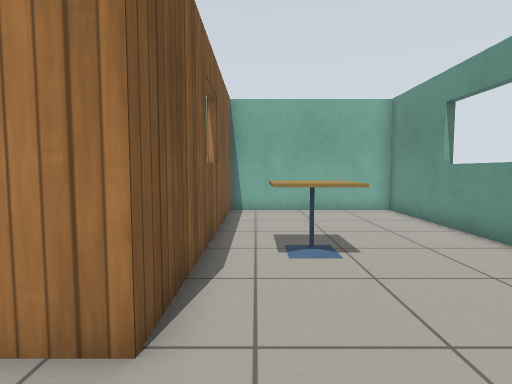
View 1 (above)

22 first-person views from a walk through a Gazebo world. The camera is 0.9 m above the floor, tilts 4° down and sees 80° across. The floor is counted in squares, 0.5 m on a side. Each view is taken from the middle of a square. On the plan, view 1 faces up. The plan holds only what a view shows up to about 16 squares ahead; the rest is blank. The place goes on beyond the plan. Robots are left out. Gazebo's built-in surfaces are drawn with simple patterns.

View 2
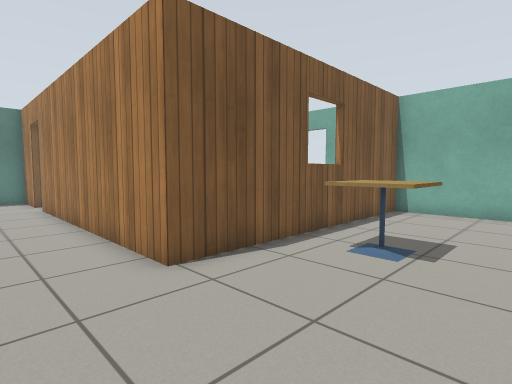

View 3
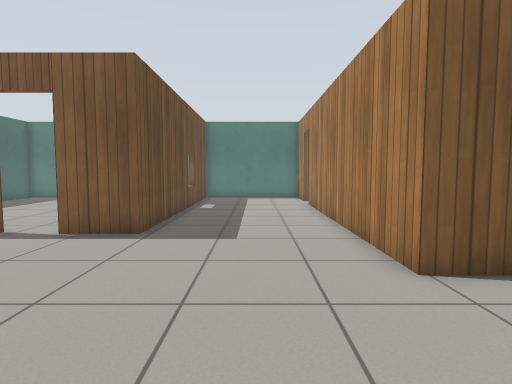

View 4
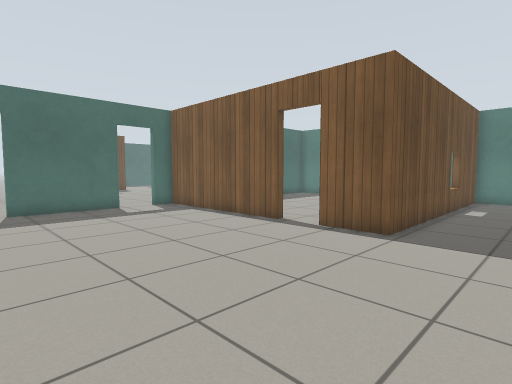

View 5
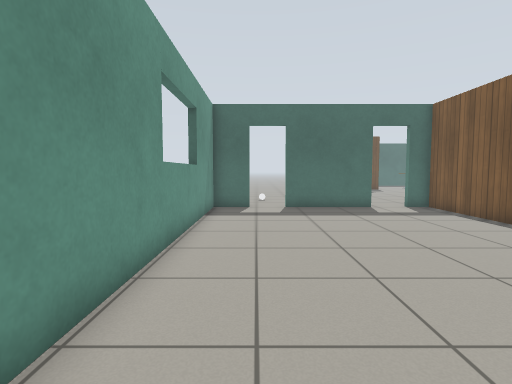

View 6
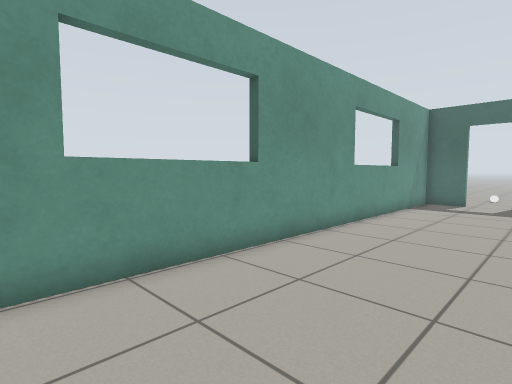

View 7
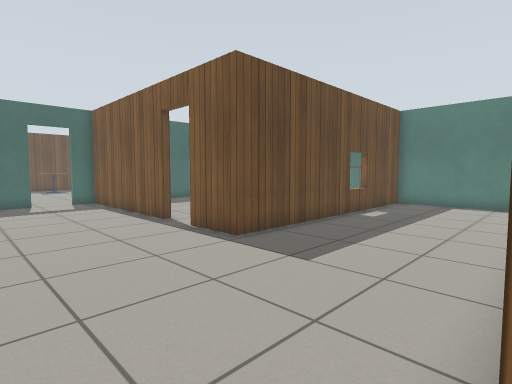

View 8
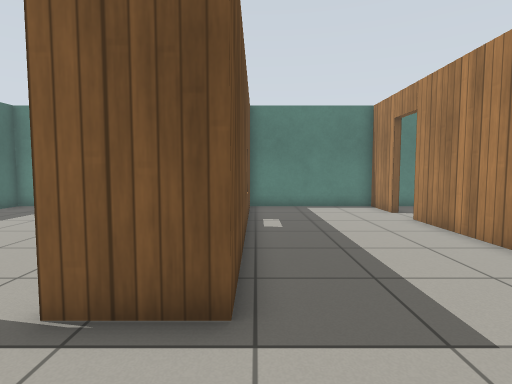

View 9
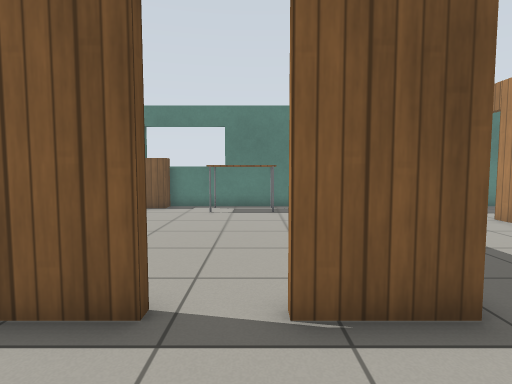

View 10
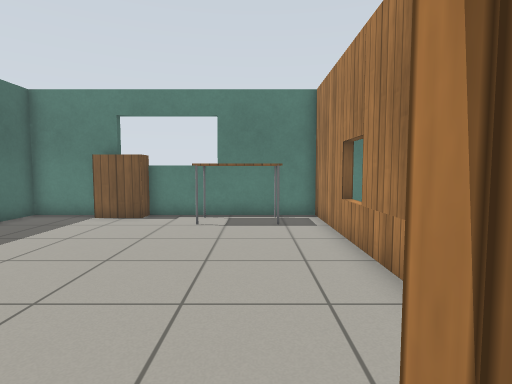

View 11
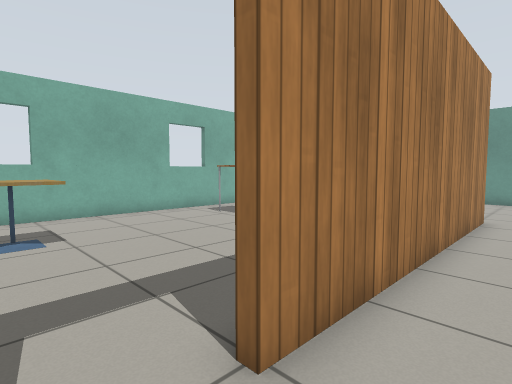

View 12
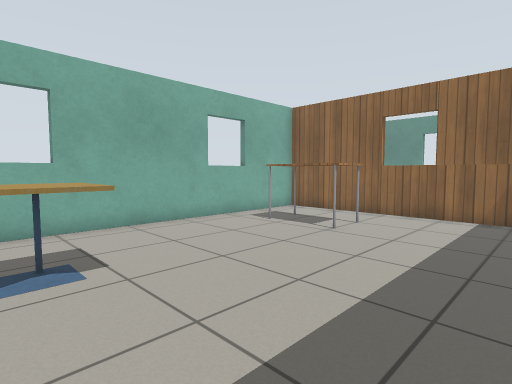

View 13
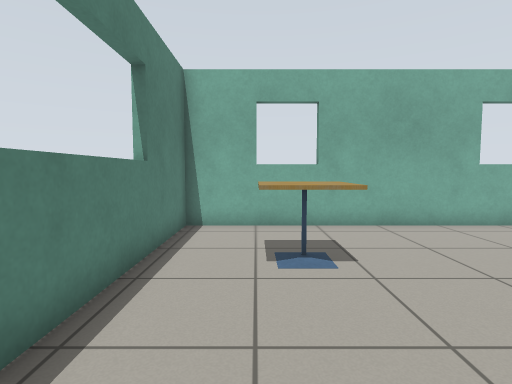

View 14
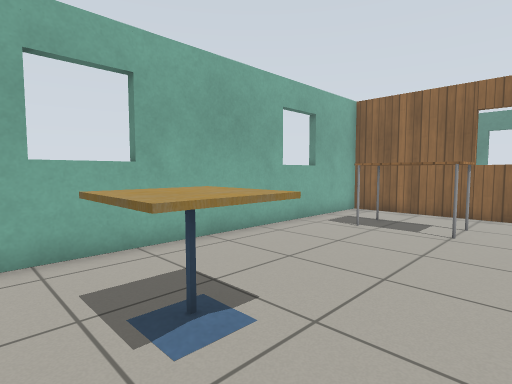

View 15
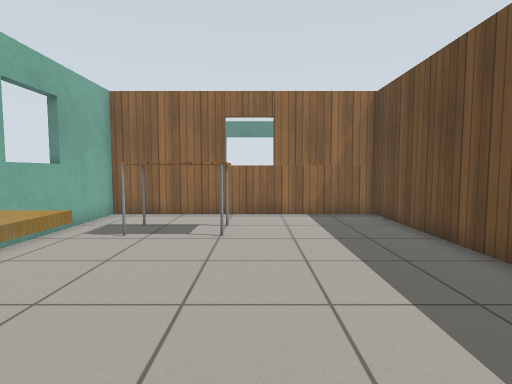

View 16
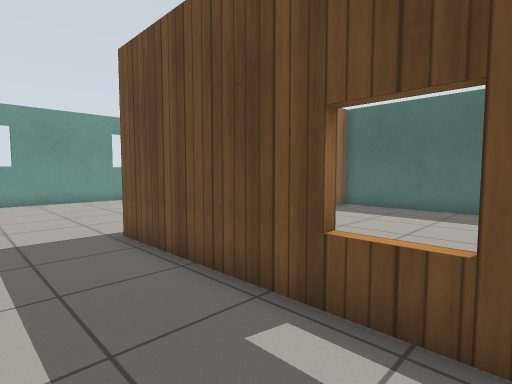

View 17
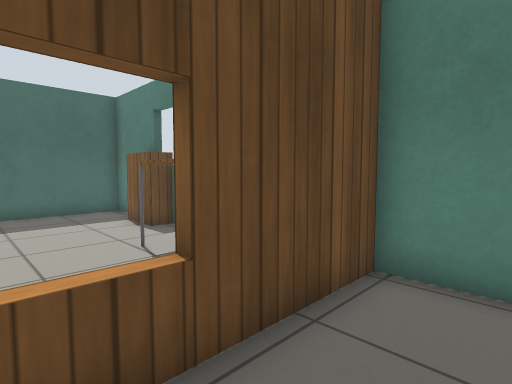

View 18
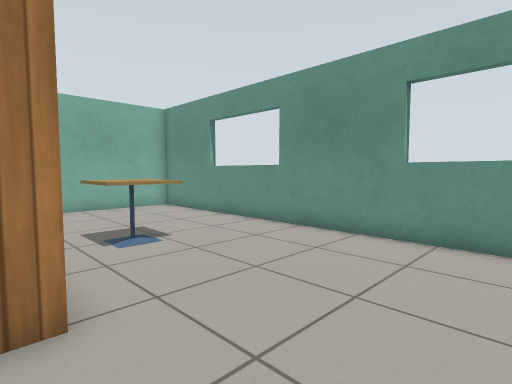

View 19
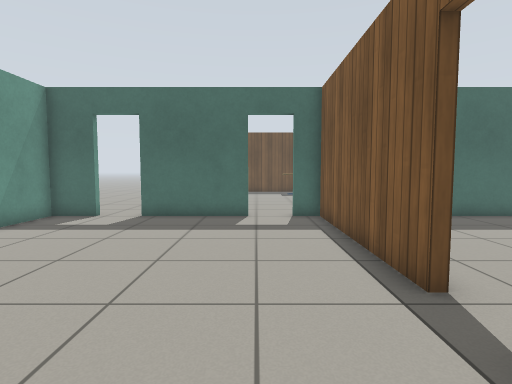

View 20
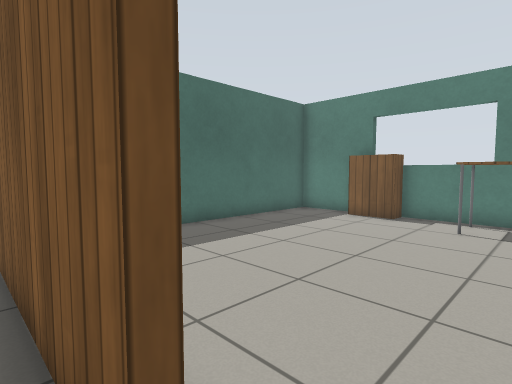

View 21
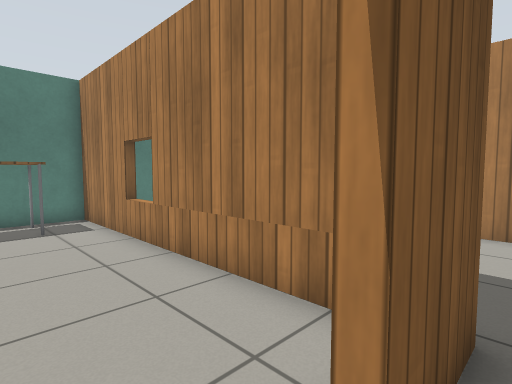

View 22
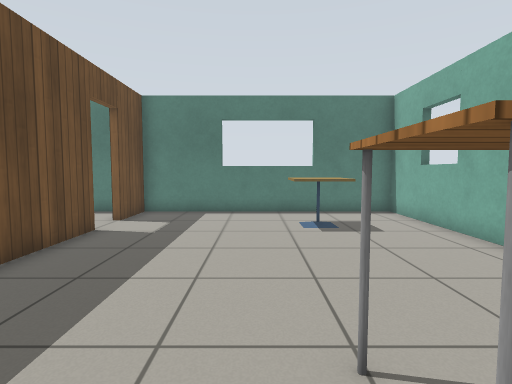

### Floor plan
Ten units are one square. View 1 is at (0, 0); x grows to the right and y downward. Boxes are objects, and circles mark ways between rooms. Rooms are numbered by the first view taken in them; rooms with no view inside come last. Other rooms are left out.
<svg viewBox="-170 -144 236 299">
<path fill="none" stroke="#000" d="M-45 74 -45 150 -35 150M-17 150 25 150M-139 -28 -163 -28 -163 33 -45 33 -45 56M43 150 61 150 61 -139 -12 -139 -12 -28 -123 -28M-123 -31 -15 -31 -15 -139 -163 -139 -163 -31 -139 -31M-163 74 -163 95M-163 124 -163 150 -51 150M-60 36 -163 36 -163 56M-48 147 -48 139"/>
<rect x="-5" y="-85" width="30" height="30" fill="#bbb"><title>cafe table</title></rect>
<rect x="-145" y="-115" width="30" height="30" fill="#bbb"><title>cafe table</title></rect>
<rect x="-65" y="-125" width="30" height="40" fill="#bbb"><title>table</title></rect>
<rect x="-165" y="95" width="10" height="30" fill="#bbb"><title>bookshelf</title></rect>
<rect x="-165" y="45" width="30" height="40" fill="#bbb"><title>table</title></rect>
<circle cx="-135" cy="-30" r="3" fill="#2a7"/>
<circle cx="-50" cy="65" r="3" fill="#2a7"/>
<text x="-10" y="20">1</text>
<text x="-90" y="-90">2</text>
<text x="-110" y="90">3</text>
</svg>
Room 1 opens to room 2. Room 1 opens to room 3.

Where each view was taken, in squares from view 1:
view 1: 0 up, 0 right, facing up
view 2: 0 up, 4 right, facing up-left
view 3: 0 up, 4 right, facing left
view 4: 0 up, 4 right, facing down-left
view 5: 0 up, 4 right, facing down
view 6: 3 up, 1 right, facing down-right
view 7: 3 up, 1 right, facing down-left
view 8: 3 down, 1 left, facing left
view 9: 6 down, 1 left, facing left
view 10: 6 down, 4 left, facing left
view 11: 1 up, 14 left, facing up-right
view 12: 4 up, 14 left, facing up-right
view 13: 4 up, 14 left, facing up
view 14: 7 up, 15 left, facing up-right
view 15: 8 up, 14 left, facing right
view 16: 0 up, 13 left, facing down-right
view 17: 1 down, 11 left, facing down-left
view 18: 1 down, 2 left, facing up-right
view 19: 3 down, 2 left, facing down
view 20: 6 down, 4 left, facing down-left
view 21: 7 down, 4 left, facing up-left
view 22: 8 up, 3 left, facing left
